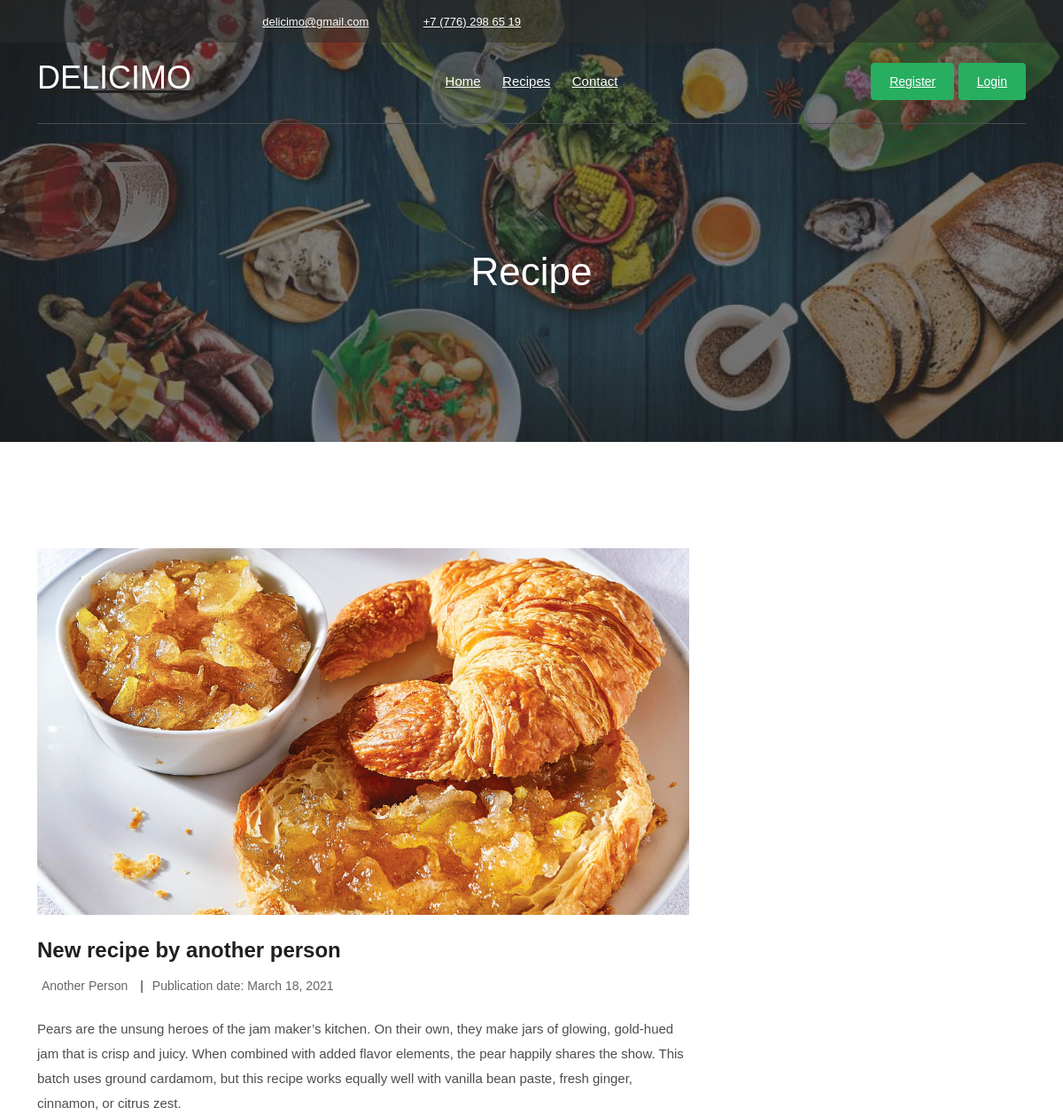
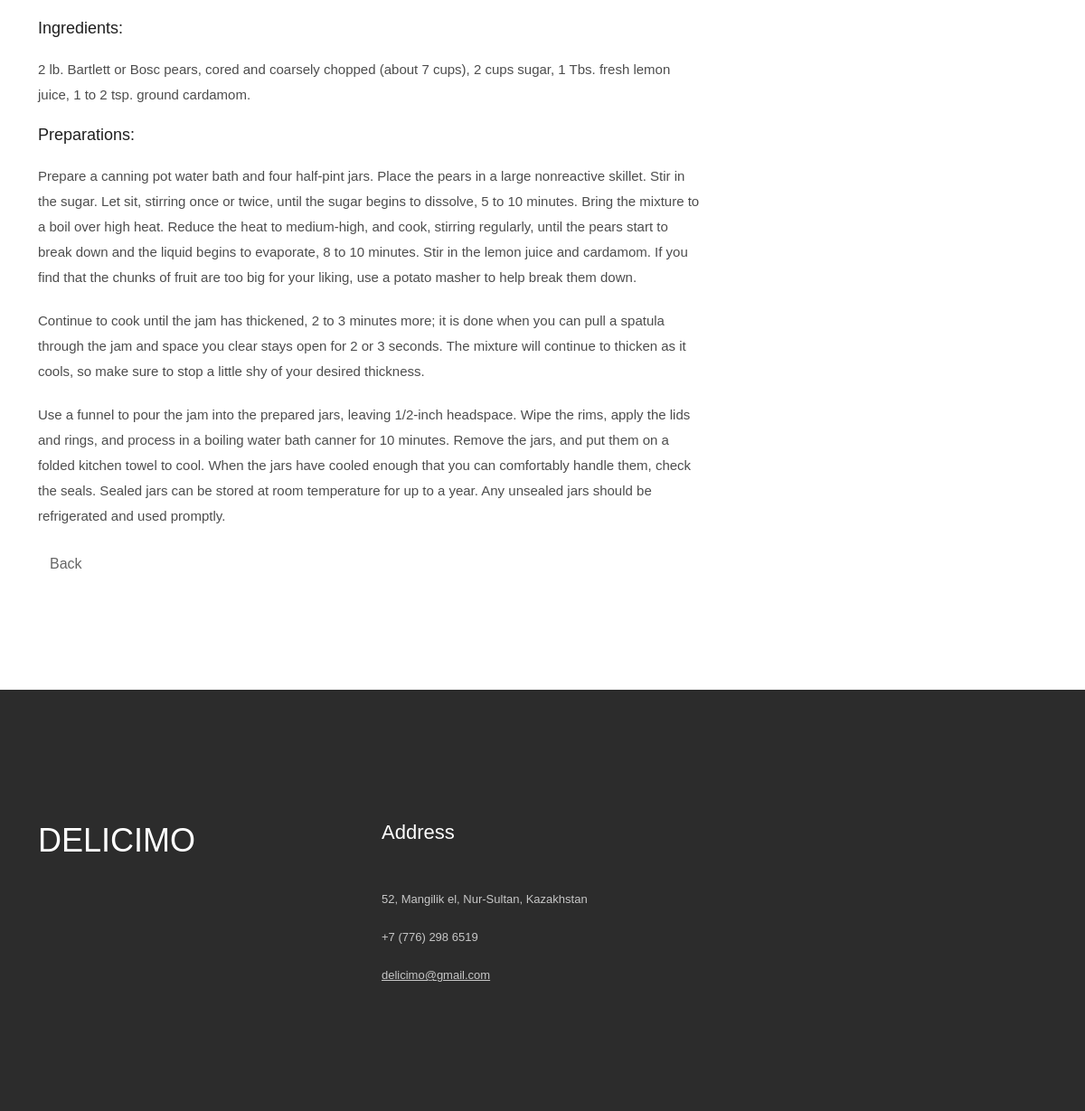
/recipe/3, run on the app's committed database (2 pictures, top to bottom).
### main/models.py (models this page shows, shortened)
class Recipe(models.Model):
    description = RichTextField()  # description of the recipe (Text)
    dish_name = models.CharField(max_length=255)  # name of the recipe
    author = models.ForeignKey(User, on_delete=models.CASCADE)  # foreign key to the user table
    body = RichTextField()  # body of the recipe
    ingredients = RichTextField()  # field in which all of the ingredients are described
    publication_date = models.DateField(auto_now_add=True)  # date when recipe was published
    image = models.ImageField(upload_to='images/')

### main/views.py (the view)
# urls.py: path('recipe/<int:pk>', RecipeDetailView.as_view(), name='recipe_detail'),  # page about concrete recipe
class RecipeDetailView(DetailView):
    model = Recipe
    template_name = 'recipe_details.html'

### templates/recipe_details.html (shortened to what this page needs)
{% extends 'base.html' %}
{% load static %}
{% block name %}Recipe{% endblock %}
{% block content %}
    <section class="blog_area single-post-area section-padding">
        <div class="container">
            <div class="row">
                <div class="col-lg-8 posts-list">
                    <div class="single-post">
                        <div class="feature-img">
                            <img class="img-fluid" src="{{ recipe.image.url }}">
                        </div>
                        <div class="blog_details">
                            <h2>{{ recipe.dish_name }}</h2>
                            <ul class="blog-info-link mt-3 mb-4">
                                <li><a>{{ recipe.author.first_name }} {{ recipe.author.last_name }}
                                </a></li>
                                <li><a>Publication date: {{ recipe.publication_date }}</a></li>
                            </ul>
                            <p class="excert">{{ recipe.description|safe }}</p>
                            <h4>Ingredients:</h4>
                            <p>
                                {{ recipe.ingredients|safe }}
                            </p>
                            <h4>Preparations:</h4>
                            <p>{{ recipe.body|safe }}</p>
                            <a href="{% url 'blog' %}" class="btn">Back</a>
                        </div>
                    </div>
                </div>
            </div>
        </div>
    </section>
{% endblock %}

### data on the page
Recipe: image (picture), dish_name "New recipe by another person", author.first_name "Another", author.last_name "Person", publication_date "March 18, 2021", description "Pears are the unsung heroes of the jam maker’s kitchen. On their own, they make jars of glowing, gold-hued jam that is crisp and juicy. When combined with added flavor elements, the pear happily shares the show. This batch uses ground cardamom, but this recipe works equally well with vanilla bean paste, fresh ginger, cinnamon, or citrus zest.", ingredients "2 lb. Bartlett or Bosc pears, cored and coarsely chopped (about 7 cups), 2 cups sugar, 1 Tbs. fresh lemon juice, 1 to 2 tsp. ground cardamom.", body "Prepare a canning pot water bath and four half-pint jars. Place the pears in a large nonreactive skillet. Stir in the sugar. Let sit, stirring once or twice, until the sugar begins to dissolve, 5 to 10 minutes. Bring the mixture to a boil over high heat. Reduce the heat to medium-high, and cook, stirring regularly, until the pears start to break down and the liquid begins to evaporate, 8 to 10 minutes. Stir in the lemon juice and cardamom. If you find that the chunks of fruit are too big for your liking, use a potato masher to help break them down. Continue to cook until the jam has thickened, 2 to 3 minutes more; it is done when you can pull a spatula through the jam and space you clear…"
